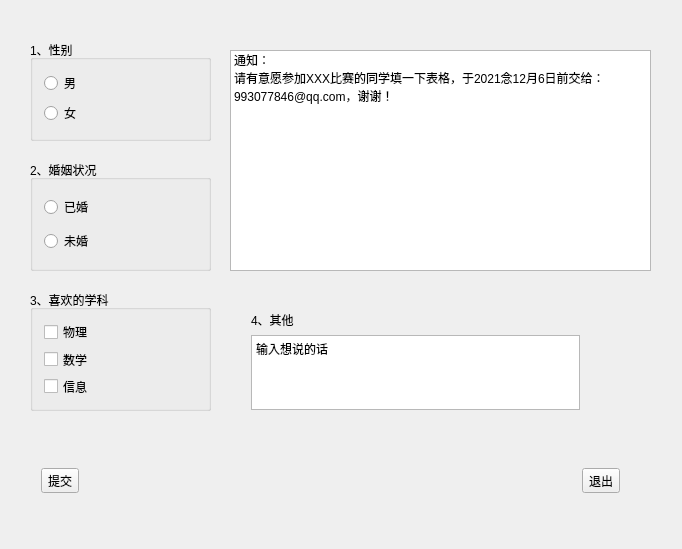
<?xml version="1.0" encoding="UTF-8"?>
<ui version="4.0">
 <class>questionClass</class>
 <widget class="QWidget" name="questionClass">
  <property name="geometry">
   <rect>
    <x>0</x>
    <y>0</y>
    <width>682</width>
    <height>549</height>
   </rect>
  </property>
  <property name="windowTitle">
   <string>question</string>
  </property>
  <widget class="QWidget" name="widget" native="true">
   <property name="geometry">
    <rect>
     <x>30</x>
     <y>430</y>
     <width>601</width>
     <height>101</height>
    </rect>
   </property>
   <layout class="QHBoxLayout" name="horizontalLayout">
    <item>
     <widget class="QToolButton" name="toolButton_2">
      <property name="text">
       <string>提交</string>
      </property>
      <property name="icon">
       <iconset resource="question.qrc">
        <normaloff>:/resources/20211118140239.png</normaloff>:/resources/20211118140239.png</iconset>
      </property>
      <property name="iconSize">
       <size>
        <width>30</width>
        <height>30</height>
       </size>
      </property>
      <property name="toolButtonStyle">
       <enum>Qt::ToolButtonTextBesideIcon</enum>
      </property>
      <property name="autoRaise">
       <bool>false</bool>
      </property>
     </widget>
    </item>
    <item>
     <spacer name="horizontalSpacer">
      <property name="orientation">
       <enum>Qt::Horizontal</enum>
      </property>
      <property name="sizeHint" stdset="0">
       <size>
        <width>40</width>
        <height>20</height>
       </size>
      </property>
     </spacer>
    </item>
    <item>
     <widget class="QToolButton" name="toolButton">
      <property name="text">
       <string>退出</string>
      </property>
      <property name="icon">
       <iconset resource="question.qrc">
        <normaloff>:/resources/20211118140239.png</normaloff>:/resources/20211118140239.png</iconset>
      </property>
      <property name="iconSize">
       <size>
        <width>30</width>
        <height>30</height>
       </size>
      </property>
      <property name="toolButtonStyle">
       <enum>Qt::ToolButtonTextBesideIcon</enum>
      </property>
      <property name="autoRaise">
       <bool>false</bool>
      </property>
     </widget>
    </item>
   </layout>
  </widget>
  <widget class="QGroupBox" name="groupBox">
   <property name="geometry">
    <rect>
     <x>30</x>
     <y>40</y>
     <width>181</width>
     <height>101</height>
    </rect>
   </property>
   <property name="title">
    <string>1、性别</string>
   </property>
   <layout class="QVBoxLayout" name="verticalLayout">
    <item>
     <widget class="QRadioButton" name="radioButton">
      <property name="text">
       <string>男</string>
      </property>
     </widget>
    </item>
    <item>
     <widget class="QRadioButton" name="radioButton_2">
      <property name="text">
       <string>女</string>
      </property>
     </widget>
    </item>
   </layout>
  </widget>
  <widget class="QGroupBox" name="groupBox_2">
   <property name="geometry">
    <rect>
     <x>30</x>
     <y>160</y>
     <width>181</width>
     <height>111</height>
    </rect>
   </property>
   <property name="title">
    <string>2、婚姻状况</string>
   </property>
   <layout class="QVBoxLayout" name="verticalLayout_2">
    <item>
     <widget class="QRadioButton" name="radioButton_3">
      <property name="text">
       <string>已婚</string>
      </property>
     </widget>
    </item>
    <item>
     <widget class="QRadioButton" name="radioButton_4">
      <property name="text">
       <string>未婚</string>
      </property>
     </widget>
    </item>
   </layout>
  </widget>
  <widget class="QGroupBox" name="groupBox_3">
   <property name="geometry">
    <rect>
     <x>30</x>
     <y>290</y>
     <width>181</width>
     <height>121</height>
    </rect>
   </property>
   <property name="title">
    <string>3、喜欢的学科</string>
   </property>
   <layout class="QVBoxLayout" name="verticalLayout_3">
    <item>
     <widget class="QCheckBox" name="checkBox">
      <property name="text">
       <string>物理</string>
      </property>
     </widget>
    </item>
    <item>
     <widget class="QCheckBox" name="checkBox_2">
      <property name="text">
       <string>数学</string>
      </property>
     </widget>
    </item>
    <item>
     <widget class="QCheckBox" name="checkBox_3">
      <property name="text">
       <string>信息</string>
      </property>
     </widget>
    </item>
   </layout>
  </widget>
  <widget class="QListWidget" name="listWidget">
   <property name="geometry">
    <rect>
     <x>230</x>
     <y>50</y>
     <width>421</width>
     <height>221</height>
    </rect>
   </property>
   <item>
    <property name="text">
     <string>通知：</string>
    </property>
   </item>
   <item>
    <property name="text">
     <string>请有意愿参加XXX比赛的同学填一下表格，于2021念12月6日前交给：</string>
    </property>
   </item>
   <item>
    <property name="text">
     <string>993077846@qq.com，谢谢！</string>
    </property>
   </item>
  </widget>
  <widget class="QWidget" name="widget_2" native="true">
   <property name="geometry">
    <rect>
     <x>240</x>
     <y>300</y>
     <width>351</width>
     <height>121</height>
    </rect>
   </property>
   <layout class="QVBoxLayout" name="verticalLayout_4">
    <item>
     <widget class="QLabel" name="label">
      <property name="text">
       <string>4、其他</string>
      </property>
     </widget>
    </item>
    <item>
     <widget class="QTextEdit" name="textEdit">
      <property name="html">
       <string>&lt;!DOCTYPE HTML PUBLIC &quot;-//W3C//DTD HTML 4.0//EN&quot; &quot;http://www.w3.org/TR/REC-html40/strict.dtd&quot;&gt;
&lt;html&gt;&lt;head&gt;&lt;meta name=&quot;qrichtext&quot; content=&quot;1&quot; /&gt;&lt;style type=&quot;text/css&quot;&gt;
p, li { white-space: pre-wrap; }
&lt;/style&gt;&lt;/head&gt;&lt;body style=&quot; font-family:'SimSun'; font-size:9pt; font-weight:400; font-style:normal;&quot;&gt;
&lt;p style=&quot; margin-top:0px; margin-bottom:0px; margin-left:0px; margin-right:0px; -qt-block-indent:0; text-indent:0px;&quot;&gt;输入想说的话&lt;/p&gt;&lt;/body&gt;&lt;/html&gt;</string>
      </property>
     </widget>
    </item>
   </layout>
  </widget>
 </widget>
 <layoutdefault spacing="6" margin="11"/>
 <resources>
  <include location="question.qrc"/>
 </resources>
 <connections/>
</ui>
